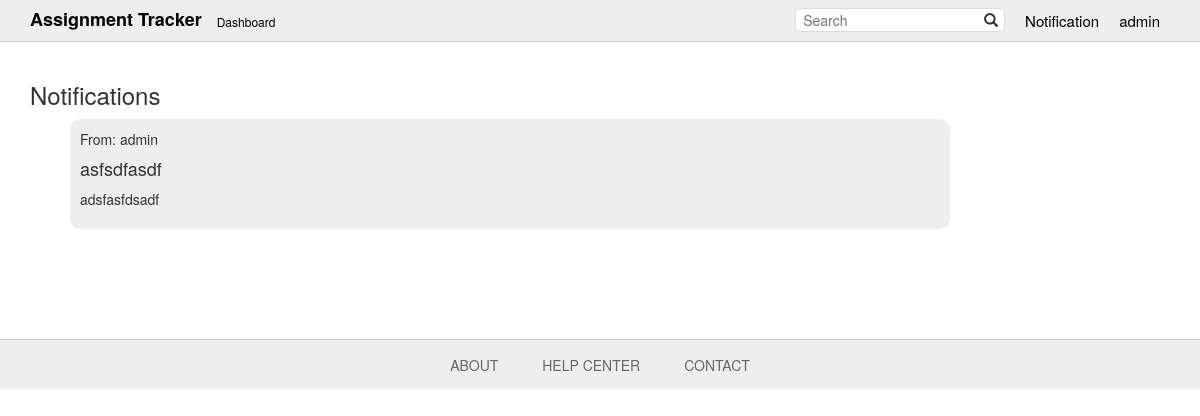
Page /notif/ (signed in) on the earlier database version.
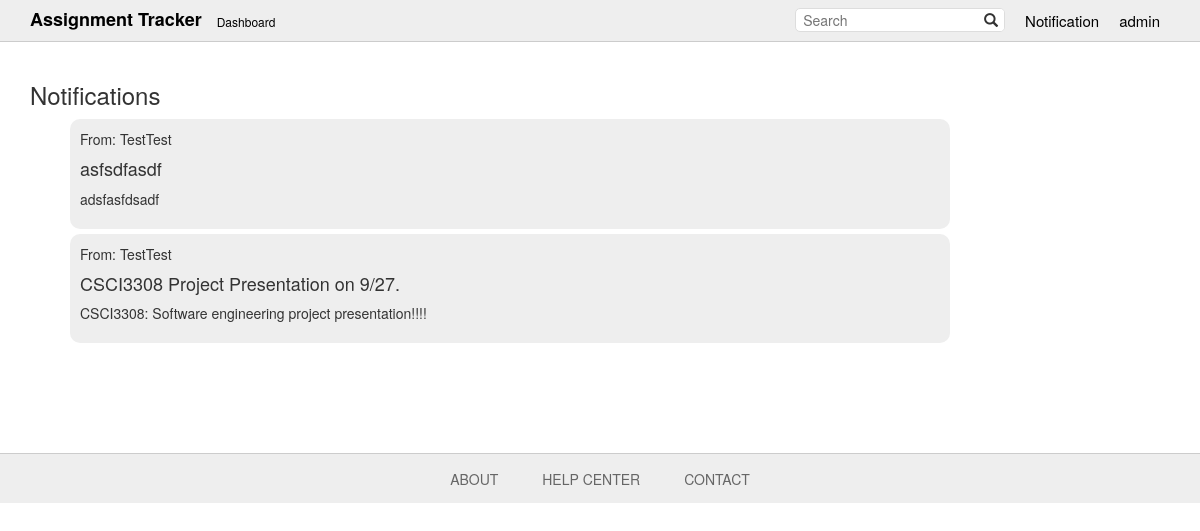
Same page on the later database version.
### tables/models.py (models this page shows, shortened)
class Notification(models.Model):
    user_from = models.ForeignKey('auth.User', related_name='user_from')
    user_to = models.ForeignKey('auth.User', related_name='user_to')
    title = models.CharField(max_length=64)
    text = models.CharField(max_length=1024)
    time = models.DateTimeField(default=timezone.now)

### tables/views.py (the view)
# urls.py: url(r'^notif/$', views.notif, name='notif'),
@login_required
def notif(request):
    notifications = request.user.user_to.all()
    return render(request, 'tables/notif.html', {'notifications': notifications})

### tables/templates/tables/notif.html
{% extends 'tables/base.html' %}
{% block content %}
<section>
<h3>Notifications</h3>
<ul class="notif">
    {% for notif in notifications %}
        <li class="notif">
            <p>From: {{ notif.user_from }}</p>
            <h4>{{ notif.title }}</h4>
            <p>{{ notif.text }}</p>
        </li>
    {% endfor %}
</ul>
</section>
{% endblock %}

Differences in the rows shown:
changed Notification "asfsdfasdf": user_from "admin" → "TestTest"
added Notification: user_from "TestTest", title "CSCI3308 Project Presentation on 9/27.", text "CSCI3308: Software engineering project presentation!!!!"
